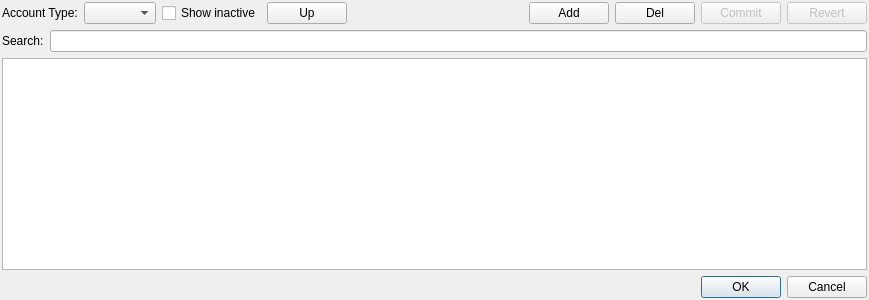
<?xml version="1.0" encoding="UTF-8"?>
<ui version="4.0">
 <class>ReferenceDataDialog</class>
 <widget class="QDialog" name="ReferenceDataDialog">
  <property name="geometry">
   <rect>
    <x>0</x>
    <y>0</y>
    <width>869</width>
    <height>300</height>
   </rect>
  </property>
  <property name="windowTitle">
   <string>Reference Data</string>
  </property>
  <layout class="QVBoxLayout" name="verticalLayout">
   <property name="leftMargin">
    <number>2</number>
   </property>
   <property name="topMargin">
    <number>2</number>
   </property>
   <property name="rightMargin">
    <number>2</number>
   </property>
   <property name="bottomMargin">
    <number>2</number>
   </property>
   <item>
    <widget class="QFrame" name="EditFrame">
     <property name="sizePolicy">
      <sizepolicy hsizetype="Preferred" vsizetype="Preferred">
       <horstretch>0</horstretch>
       <verstretch>0</verstretch>
      </sizepolicy>
     </property>
     <property name="frameShape">
      <enum>QFrame::Panel</enum>
     </property>
     <property name="frameShadow">
      <enum>QFrame::Plain</enum>
     </property>
     <property name="lineWidth">
      <number>0</number>
     </property>
     <layout class="QHBoxLayout" name="edit_layout">
      <property name="leftMargin">
       <number>0</number>
      </property>
      <property name="topMargin">
       <number>0</number>
      </property>
      <property name="rightMargin">
       <number>0</number>
      </property>
      <property name="bottomMargin">
       <number>0</number>
      </property>
      <item>
       <widget class="QLabel" name="GroupLbl">
        <property name="text">
         <string>Account Type:</string>
        </property>
       </widget>
      </item>
      <item>
       <widget class="QComboBox" name="GroupCombo"/>
      </item>
      <item>
       <widget class="QCheckBox" name="Toggle">
        <property name="text">
         <string>Show inactive</string>
        </property>
        <property name="checked">
         <bool>false</bool>
        </property>
       </widget>
      </item>
      <item>
       <widget class="QPushButton" name="UpBtn">
        <property name="text">
         <string>Up</string>
        </property>
       </widget>
      </item>
      <item>
       <spacer name="horizontalSpacer">
        <property name="orientation">
         <enum>Qt::Horizontal</enum>
        </property>
        <property name="sizeHint" stdset="0">
         <size>
          <width>40</width>
          <height>20</height>
         </size>
        </property>
       </spacer>
      </item>
      <item>
       <widget class="QPushButton" name="AddBtn">
        <property name="text">
         <string>Add</string>
        </property>
       </widget>
      </item>
      <item>
       <widget class="QPushButton" name="RemoveBtn">
        <property name="text">
         <string>Del</string>
        </property>
       </widget>
      </item>
      <item>
       <widget class="QPushButton" name="CommitBtn">
        <property name="enabled">
         <bool>false</bool>
        </property>
        <property name="text">
         <string>Commit</string>
        </property>
       </widget>
      </item>
      <item>
       <widget class="QPushButton" name="RevertBtn">
        <property name="enabled">
         <bool>false</bool>
        </property>
        <property name="text">
         <string>Revert</string>
        </property>
       </widget>
      </item>
     </layout>
    </widget>
   </item>
   <item>
    <widget class="QFrame" name="SearchFrame">
     <property name="frameShape">
      <enum>QFrame::Panel</enum>
     </property>
     <property name="frameShadow">
      <enum>QFrame::Plain</enum>
     </property>
     <property name="lineWidth">
      <number>0</number>
     </property>
     <layout class="QHBoxLayout" name="search_layout">
      <property name="leftMargin">
       <number>0</number>
      </property>
      <property name="topMargin">
       <number>0</number>
      </property>
      <property name="rightMargin">
       <number>0</number>
      </property>
      <property name="bottomMargin">
       <number>0</number>
      </property>
      <item>
       <widget class="QLabel" name="SearchLbl">
        <property name="text">
         <string>Search:</string>
        </property>
       </widget>
      </item>
      <item>
       <widget class="QLineEdit" name="SearchString"/>
      </item>
     </layout>
    </widget>
   </item>
   <item>
    <widget class="QTableView" name="DataView">
     <property name="editTriggers">
      <set>QAbstractItemView::AnyKeyPressed|QAbstractItemView::DoubleClicked|QAbstractItemView::EditKeyPressed</set>
     </property>
     <property name="alternatingRowColors">
      <bool>true</bool>
     </property>
     <property name="selectionBehavior">
      <enum>QAbstractItemView::SelectRows</enum>
     </property>
     <attribute name="verticalHeaderVisible">
      <bool>true</bool>
     </attribute>
     <attribute name="verticalHeaderMinimumSectionSize">
      <number>20</number>
     </attribute>
     <attribute name="verticalHeaderDefaultSectionSize">
      <number>20</number>
     </attribute>
    </widget>
   </item>
   <item>
    <widget class="QDialogButtonBox" name="buttonBox">
     <property name="orientation">
      <enum>Qt::Horizontal</enum>
     </property>
     <property name="standardButtons">
      <set>QDialogButtonBox::Cancel|QDialogButtonBox::Ok</set>
     </property>
    </widget>
   </item>
  </layout>
 </widget>
 <resources/>
 <connections>
  <connection>
   <sender>buttonBox</sender>
   <signal>accepted()</signal>
   <receiver>ReferenceDataDialog</receiver>
   <slot>accept()</slot>
   <hints>
    <hint type="sourcelabel">
     <x>248</x>
     <y>254</y>
    </hint>
    <hint type="destinationlabel">
     <x>157</x>
     <y>274</y>
    </hint>
   </hints>
  </connection>
  <connection>
   <sender>buttonBox</sender>
   <signal>rejected()</signal>
   <receiver>ReferenceDataDialog</receiver>
   <slot>reject()</slot>
   <hints>
    <hint type="sourcelabel">
     <x>316</x>
     <y>260</y>
    </hint>
    <hint type="destinationlabel">
     <x>286</x>
     <y>274</y>
    </hint>
   </hints>
  </connection>
 </connections>
</ui>
